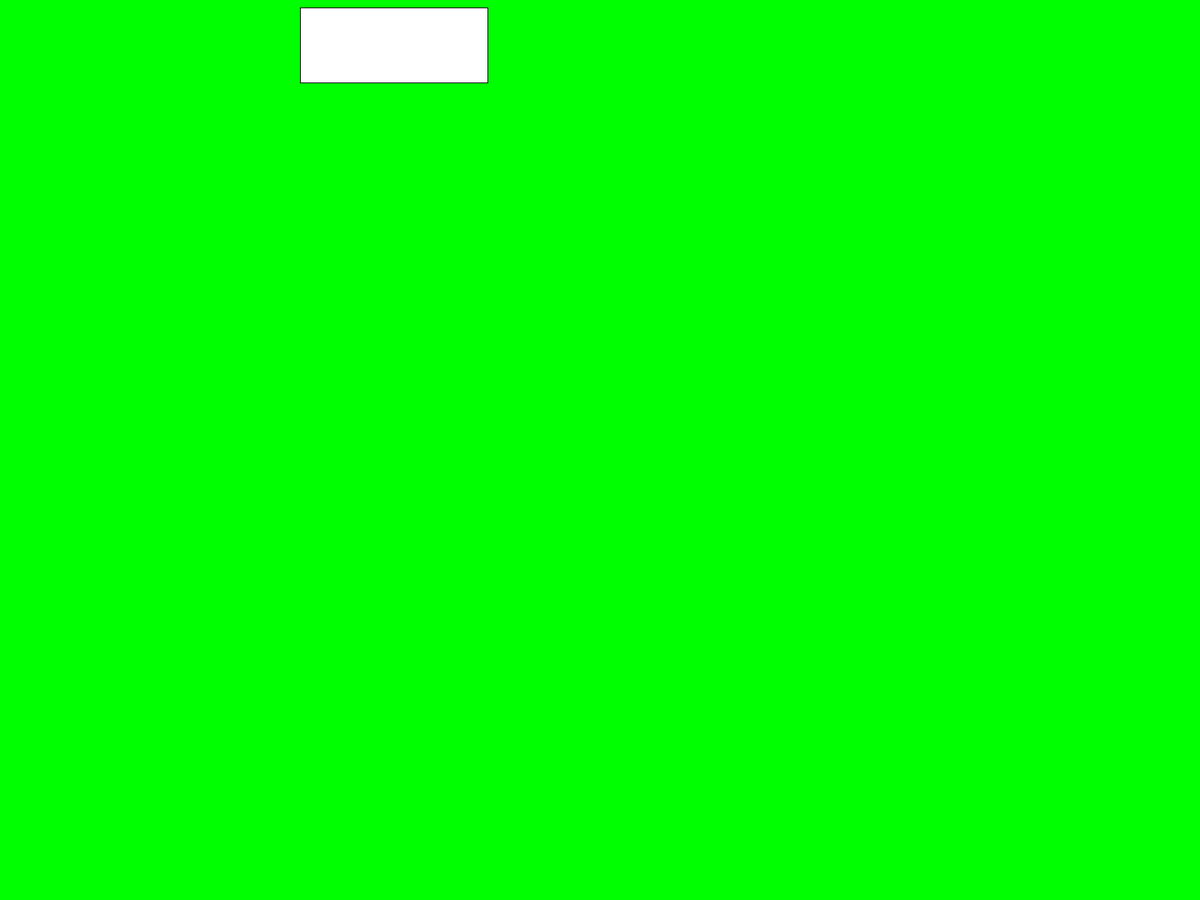
Frame 1 (no input)
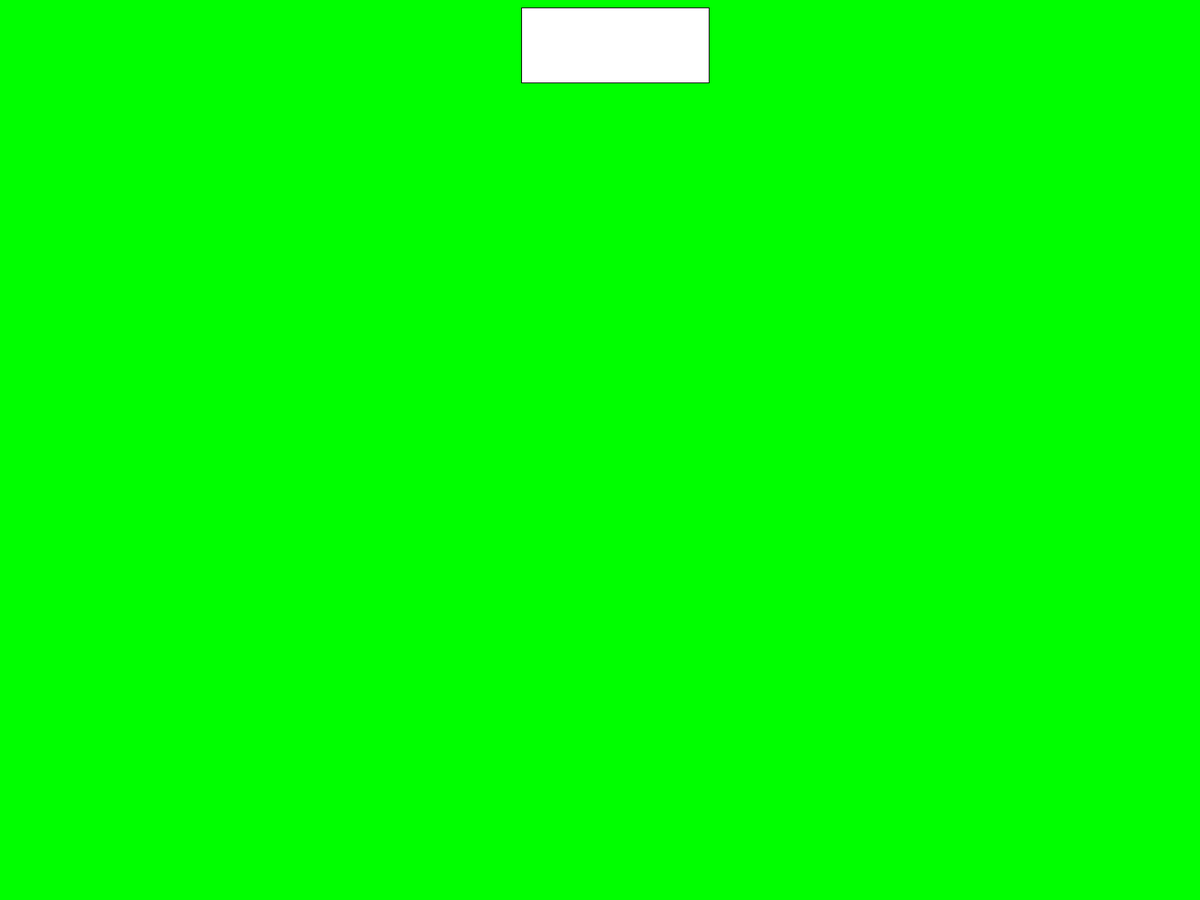
Frame 60 (the mouse pressed at the canvas centre just before this capture)
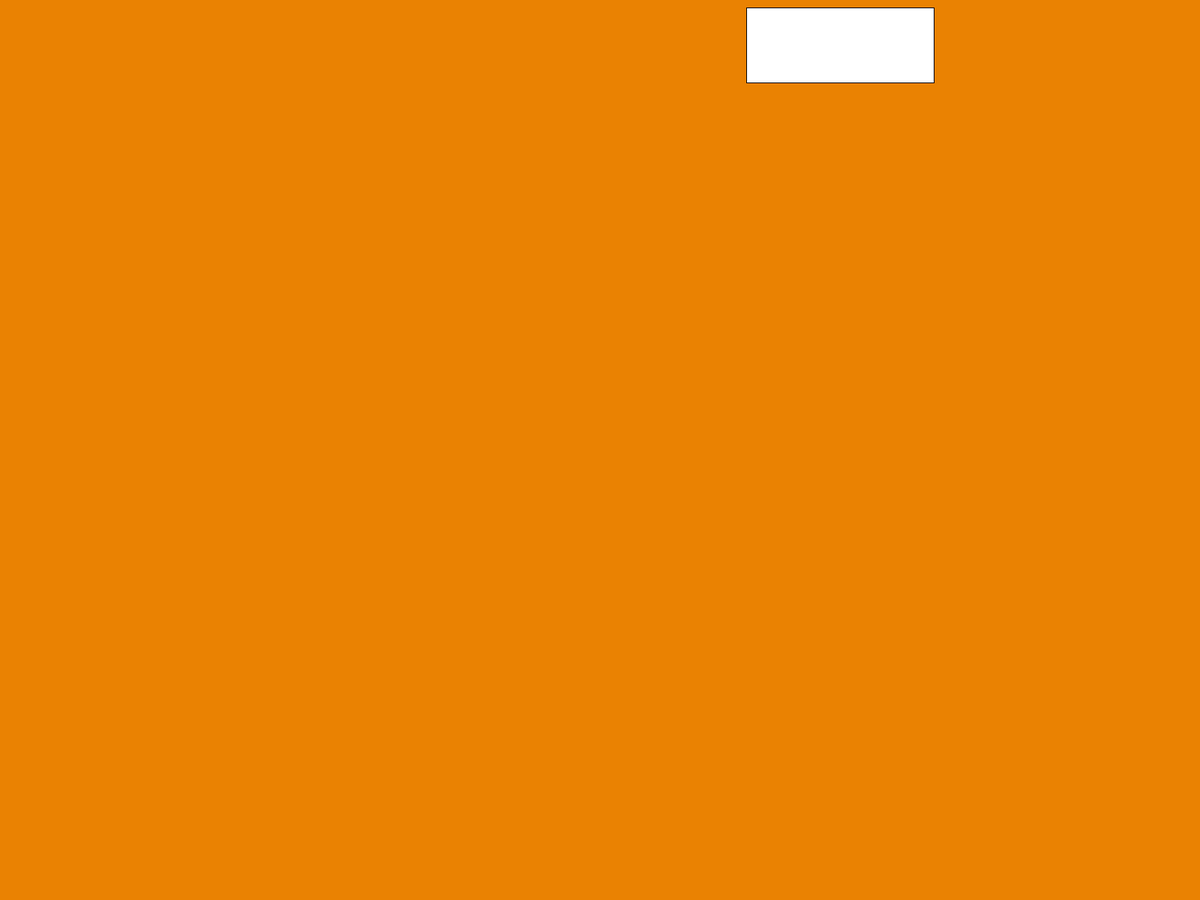
Frame 120 (the mouse held since frame 60 and released just before this capture)

The Processing sketch that drew these frames (run headless with seeded random() and noise(); from frame 60 on, the mouse is pressed at the canvas centre):

// Processing sketch: simulazione_compito
// ── simulazione_compito.pde
int x;
int xStep = 5;
void setup() {
  fullScreen();
  x = width/4;
}

void draw() {
  background(#00FF00);
  if (x > width/2) {
    background(#EA8202);
  }
  
  if (x > width*0.75) {
    background(#FF0000);
    xStep = 0;
  }
  
  fill(#FFFFFF);
  rect(x,10,250,100);
  x = x + xStep;
}
